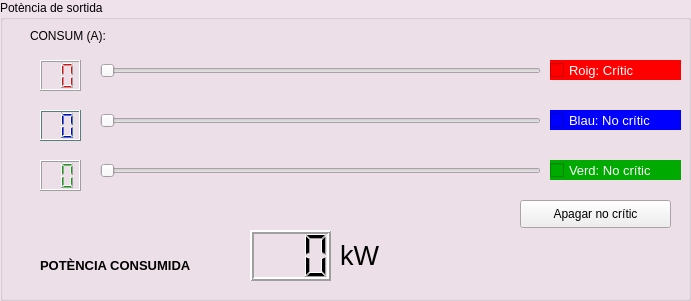
   <widget class="QGroupBox" name="groupBox_2">
    <property name="geometry">
     <rect>
      <x>400</x>
      <y>20</y>
      <width>691</width>
      <height>301</height>
     </rect>
    </property>
    <property name="palette">
     <palette>
      <active>
       <colorrole role="Base">
        <brush brushstyle="SolidPattern">
         <color alpha="255">
          <red>255</red>
          <green>255</green>
          <blue>255</blue>
         </color>
        </brush>
       </colorrole>
       <colorrole role="Window">
        <brush brushstyle="SolidPattern">
         <color alpha="255">
          <red>240</red>
          <green>226</green>
          <blue>235</blue>
         </color>
        </brush>
       </colorrole>
      </active>
      <inactive>
       <colorrole role="Base">
        <brush brushstyle="SolidPattern">
         <color alpha="255">
          <red>255</red>
          <green>255</green>
          <blue>255</blue>
         </color>
        </brush>
       </colorrole>
       <colorrole role="Window">
        <brush brushstyle="SolidPattern">
         <color alpha="255">
          <red>240</red>
          <green>226</green>
          <blue>235</blue>
         </color>
        </brush>
       </colorrole>
      </inactive>
      <disabled>
       <colorrole role="Base">
        <brush brushstyle="SolidPattern">
         <color alpha="255">
          <red>240</red>
          <green>226</green>
          <blue>235</blue>
         </color>
        </brush>
       </colorrole>
       <colorrole role="Window">
        <brush brushstyle="SolidPattern">
         <color alpha="255">
          <red>240</red>
          <green>226</green>
          <blue>235</blue>
         </color>
        </brush>
       </colorrole>
      </disabled>
     </palette>
    </property>
    <property name="title">
     <string>Potència de sortida</string>
    </property>
    <widget class="QLCDNumber" name="lcdNumber_10">
     <property name="geometry">
      <rect>
       <x>250</x>
       <y>230</y>
       <width>81</width>
       <height>51</height>
      </rect>
     </property>
     <property name="font">
      <font>
       <family>Arial</family>
       <pointsize>10</pointsize>
       <weight>75</weight>
       <bold>true</bold>
      </font>
     </property>
     <property name="lineWidth">
      <number>2</number>
     </property>
     <property name="digitCount">
      <number>3</number>
     </property>
    </widget>
    <widget class="QLabel" name="label_9">
     <property name="geometry">
      <rect>
       <x>40</x>
       <y>250</y>
       <width>191</width>
       <height>31</height>
      </rect>
     </property>
     <property name="font">
      <font>
       <family>Arial</family>
       <pointsize>10</pointsize>
       <weight>75</weight>
       <bold>true</bold>
      </font>
     </property>
     <property name="text">
      <string>POTÈNCIA CONSUMIDA</string>
     </property>
    </widget>
    <widget class="QLCDNumber" name="lcdNumber_3">
     <property name="geometry">
      <rect>
       <x>40</x>
       <y>160</y>
       <width>41</width>
       <height>31</height>
      </rect>
     </property>
     <property name="palette">
      <palette>
       <active>
        <colorrole role="WindowText">
         <brush brushstyle="SolidPattern">
          <color alpha="255">
           <red>0</red>
           <green>170</green>
           <blue>0</blue>
          </color>
         </brush>
        </colorrole>
       </active>
       <inactive>
        <colorrole role="WindowText">
         <brush brushstyle="SolidPattern">
          <color alpha="255">
           <red>0</red>
           <green>170</green>
           <blue>0</blue>
          </color>
         </brush>
        </colorrole>
       </inactive>
       <disabled>
        <colorrole role="WindowText">
         <brush brushstyle="SolidPattern">
          <color alpha="255">
           <red>120</red>
           <green>120</green>
           <blue>120</blue>
          </color>
         </brush>
        </colorrole>
       </disabled>
      </palette>
     </property>
     <property name="font">
      <font>
       <family>Arial</family>
       <pointsize>10</pointsize>
       <weight>75</weight>
       <bold>true</bold>
      </font>
     </property>
     <property name="digitCount">
      <number>2</number>
     </property>
    </widget>
    <widget class="QLCDNumber" name="lcdNumber_2">
     <property name="geometry">
      <rect>
       <x>40</x>
       <y>110</y>
       <width>41</width>
       <height>31</height>
      </rect>
     </property>
     <property name="palette">
      <palette>
       <active>
        <colorrole role="WindowText">
         <brush brushstyle="SolidPattern">
          <color alpha="255">
           <red>0</red>
           <green>0</green>
           <blue>255</blue>
          </color>
         </brush>
        </colorrole>
        <colorrole role="Button">
         <brush brushstyle="SolidPattern">
          <color alpha="255">
           <red>170</red>
           <green>255</green>
           <blue>255</blue>
          </color>
         </brush>
        </colorrole>
        <colorrole role="Light">
         <brush brushstyle="SolidPattern">
          <color alpha="255">
           <red>255</red>
           <green>255</green>
           <blue>255</blue>
          </color>
         </brush>
        </colorrole>
        <colorrole role="Midlight">
         <brush brushstyle="SolidPattern">
          <color alpha="255">
           <red>212</red>
           <green>255</green>
           <blue>255</blue>
          </color>
         </brush>
        </colorrole>
        <colorrole role="Dark">
         <brush brushstyle="SolidPattern">
          <color alpha="255">
           <red>85</red>
           <green>127</green>
           <blue>127</blue>
          </color>
         </brush>
        </colorrole>
        <colorrole role="Mid">
         <brush brushstyle="SolidPattern">
          <color alpha="255">
           <red>113</red>
           <green>170</green>
           <blue>170</blue>
          </color>
         </brush>
        </colorrole>
        <colorrole role="Text">
         <brush brushstyle="SolidPattern">
          <color alpha="255">
           <red>0</red>
           <green>0</green>
           <blue>0</blue>
          </color>
         </brush>
        </colorrole>
        <colorrole role="BrightText">
         <brush brushstyle="SolidPattern">
          <color alpha="255">
           <red>255</red>
           <green>255</green>
           <blue>255</blue>
          </color>
         </brush>
        </colorrole>
        <colorrole role="ButtonText">
         <brush brushstyle="SolidPattern">
          <color alpha="255">
           <red>0</red>
           <green>0</green>
           <blue>0</blue>
          </color>
         </brush>
        </colorrole>
        <colorrole role="Base">
         <brush brushstyle="SolidPattern">
          <color alpha="255">
           <red>255</red>
           <green>255</green>
           <blue>255</blue>
          </color>
         </brush>
        </colorrole>
        <colorrole role="Window">
         <brush brushstyle="SolidPattern">
          <color alpha="255">
           <red>170</red>
           <green>255</green>
           <blue>255</blue>
          </color>
         </brush>
        </colorrole>
        <colorrole role="Shadow">
         <brush brushstyle="SolidPattern">
          <color alpha="255">
           <red>0</red>
           <green>0</green>
           <blue>0</blue>
          </color>
         </brush>
        </colorrole>
        <colorrole role="Highlight">
         <brush brushstyle="SolidPattern">
          <color alpha="255">
           <red>255</red>
           <green>0</green>
           <blue>255</blue>
          </color>
         </brush>
        </colorrole>
        <colorrole role="AlternateBase">
         <brush brushstyle="SolidPattern">
          <color alpha="255">
           <red>212</red>
           <green>255</green>
           <blue>255</blue>
          </color>
         </brush>
        </colorrole>
        <colorrole role="ToolTipBase">
         <brush brushstyle="SolidPattern">
          <color alpha="255">
           <red>255</red>
           <green>255</green>
           <blue>220</blue>
          </color>
         </brush>
        </colorrole>
        <colorrole role="ToolTipText">
         <brush brushstyle="SolidPattern">
          <color alpha="255">
           <red>0</red>
           <green>0</green>
           <blue>0</blue>
          </color>
         </brush>
        </colorrole>
        <colorrole role="PlaceholderText">
         <brush brushstyle="SolidPattern">
          <color alpha="128">
           <red>0</red>
           <green>0</green>
           <blue>0</blue>
          </color>
         </brush>
        </colorrole>
       </active>
       <inactive>
        <colorrole role="WindowText">
         <brush brushstyle="SolidPattern">
          <color alpha="255">
           <red>0</red>
           <green>0</green>
           <blue>255</blue>
          </color>
         </brush>
        </colorrole>
        <colorrole role="Button">
         <brush brushstyle="SolidPattern">
          <color alpha="255">
           <red>170</red>
           <green>255</green>
           <blue>255</blue>
          </color>
         </brush>
        </colorrole>
        <colorrole role="Light">
         <brush brushstyle="SolidPattern">
          <color alpha="255">
           <red>255</red>
           <green>255</green>
           <blue>255</blue>
          </color>
         </brush>
        </colorrole>
        <colorrole role="Midlight">
         <brush brushstyle="SolidPattern">
          <color alpha="255">
           <red>212</red>
           <green>255</green>
           <blue>255</blue>
          </color>
         </brush>
        </colorrole>
        <colorrole role="Dark">
         <brush brushstyle="SolidPattern">
          <color alpha="255">
           <red>85</red>
           <green>127</green>
           <blue>127</blue>
          </color>
         </brush>
        </colorrole>
        <colorrole role="Mid">
         <brush brushstyle="SolidPattern">
          <color alpha="255">
           <red>113</red>
           <green>170</green>
           <blue>170</blue>
          </color>
         </brush>
        </colorrole>
        <colorrole role="Text">
         <brush brushstyle="SolidPattern">
          <color alpha="255">
           <red>0</red>
           <green>0</green>
           <blue>0</blue>
          </color>
         </brush>
        </colorrole>
        <colorrole role="BrightText">
         <brush brushstyle="SolidPattern">
          <color alpha="255">
           <red>255</red>
           <green>255</green>
           <blue>255</blue>
          </color>
         </brush>
        </colorrole>
        <colorrole role="ButtonText">
         <brush brushstyle="SolidPattern">
          <color alpha="255">
           <red>0</red>
           <green>0</green>
           <blue>0</blue>
          </color>
         </brush>
        </colorrole>
        <colorrole role="Base">
         <brush brushstyle="SolidPattern">
          <color alpha="255">
           <red>255</red>
           <green>255</green>
           <blue>255</blue>
          </color>
         </brush>
        </colorrole>
        <colorrole role="Window">
         <brush brushstyle="SolidPattern">
          <color alpha="255">
           <red>170</red>
           <green>255</green>
           <blue>255</blue>
          </color>
         </brush>
        </colorrole>
        <colorrole role="Shadow">
         <brush brushstyle="SolidPattern">
          <color alpha="255">
           <red>0</red>
           <green>0</green>
           <blue>0</blue>
          </color>
         </brush>
        </colorrole>
        <colorrole role="Highlight">
         <brush brushstyle="SolidPattern">
          <color alpha="255">
           <red>255</red>
           <green>0</green>
           <blue>255</blue>
          </color>
         </brush>
        </colorrole>
        <colorrole role="AlternateBase">
         <brush brushstyle="SolidPattern">
          <color alpha="255">
           <red>212</red>
           <green>255</green>
           <blue>255</blue>
          </color>
         </brush>
        </colorrole>
        <colorrole role="ToolTipBase">
         <brush brushstyle="SolidPattern">
          <color alpha="255">
           <red>255</red>
           <green>255</green>
           <blue>220</blue>
          </color>
         </brush>
        </colorrole>
        <colorrole role="ToolTipText">
         <brush brushstyle="SolidPattern">
          <color alpha="255">
           <red>0</red>
           <green>0</green>
           <blue>0</blue>
          </color>
         </brush>
        </colorrole>
        <colorrole role="PlaceholderText">
         <brush brushstyle="SolidPattern">
          <color alpha="128">
           <red>0</red>
           <green>0</green>
           <blue>0</blue>
          </color>
         </brush>
        </colorrole>
       </inactive>
       <disabled>
        <colorrole role="WindowText">
         <brush brushstyle="SolidPattern">
          <color alpha="255">
           <red>85</red>
           <green>127</green>
           <blue>127</blue>
          </color>
         </brush>
        </colorrole>
        <colorrole role="Button">
         <brush brushstyle="SolidPattern">
          <color alpha="255">
           <red>170</red>
           <green>255</green>
           <blue>255</blue>
          </color>
         </brush>
        </colorrole>
        <colorrole role="Light">
         <brush brushstyle="SolidPattern">
          <color alpha="255">
           <red>255</red>
           <green>255</green>
           <blue>255</blue>
          </color>
         </brush>
        </colorrole>
        <colorrole role="Midlight">
         <brush brushstyle="SolidPattern">
          <color alpha="255">
           <red>212</red>
           <green>255</green>
           <blue>255</blue>
          </color>
         </brush>
        </colorrole>
        <colorrole role="Dark">
         <brush brushstyle="SolidPattern">
          <color alpha="255">
           <red>85</red>
           <green>127</green>
           <blue>127</blue>
          </color>
         </brush>
        </colorrole>
        <colorrole role="Mid">
         <brush brushstyle="SolidPattern">
          <color alpha="255">
           <red>113</red>
           <green>170</green>
           <blue>170</blue>
          </color>
         </brush>
        </colorrole>
        <colorrole role="Text">
         <brush brushstyle="SolidPattern">
          <color alpha="255">
           <red>85</red>
           <green>127</green>
           <blue>127</blue>
          </color>
         </brush>
        </colorrole>
        <colorrole role="BrightText">
         <brush brushstyle="SolidPattern">
          <color alpha="255">
           <red>255</red>
           <green>255</green>
           <blue>255</blue>
          </color>
         </brush>
        </colorrole>
        <colorrole role="ButtonText">
         <brush brushstyle="SolidPattern">
          <color alpha="255">
           <red>85</red>
           <green>127</green>
           <blue>127</blue>
          </color>
         </brush>
        </colorrole>
        <colorrole role="Base">
         <brush brushstyle="SolidPattern">
          <color alpha="255">
           <red>170</red>
           <green>255</green>
           <blue>255</blue>
          </color>
         </brush>
        </colorrole>
        <colorrole role="Window">
         <brush brushstyle="SolidPattern">
          <color alpha="255">
           <red>170</red>
           <green>255</green>
           <blue>255</blue>
          </color>
         </brush>
        </colorrole>
        <colorrole role="Shadow">
         <brush brushstyle="SolidPattern">
          <color alpha="255">
           <red>0</red>
           <green>0</green>
           <blue>0</blue>
          </color>
         </brush>
        </colorrole>
        <colorrole role="Highlight">
         <brush brushstyle="SolidPattern">
          <color alpha="255">
           <red>0</red>
           <green>120</green>
           <blue>215</blue>
          </color>
         </brush>
        </colorrole>
        <colorrole role="AlternateBase">
         <brush brushstyle="SolidPattern">
          <color alpha="255">
           <red>170</red>
           <green>255</green>
           <blue>255</blue>
          </color>
         </brush>
        </colorrole>
        <colorrole role="ToolTipBase">
         <brush brushstyle="SolidPattern">
          <color alpha="255">
           <red>255</red>
           <green>255</green>
           <blue>220</blue>
          </color>
         </brush>
        </colorrole>
        <colorrole role="ToolTipText">
         <brush brushstyle="SolidPattern">
          <color alpha="255">
           <red>0</red>
           <green>0</green>
           <blue>0</blue>
          </color>
         </brush>
        </colorrole>
        <colorrole role="PlaceholderText">
         <brush brushstyle="SolidPattern">
          <color alpha="128">
           <red>0</red>
           <green>0</green>
           <blue>0</blue>
          </color>
         </brush>
        </colorrole>
       </disabled>
      </palette>
     </property>
     <property name="font">
      <font>
       <family>Arial</family>
       <pointsize>10</pointsize>
       <weight>75</weight>
       <bold>true</bold>
      </font>
     </property>
     <property name="styleSheet">
      <string notr="true"/>
     </property>
     <property name="digitCount">
      <number>2</number>
     </property>
    </widget>
    <widget class="QLCDNumber" name="lcdNumber_1">
     <property name="geometry">
      <rect>
       <x>40</x>
       <y>60</y>
       <width>41</width>
       <height>31</height>
      </rect>
     </property>
     <property name="palette">
      <palette>
       <active>
        <colorrole role="WindowText">
         <brush brushstyle="SolidPattern">
          <color alpha="255">
           <red>255</red>
           <green>0</green>
           <blue>0</blue>
          </color>
         </brush>
        </colorrole>
       </active>
       <inactive>
        <colorrole role="WindowText">
         <brush brushstyle="SolidPattern">
          <color alpha="255">
           <red>255</red>
           <green>0</green>
           <blue>0</blue>
          </color>
         </brush>
        </colorrole>
       </inactive>
       <disabled>
        <colorrole role="WindowText">
         <brush brushstyle="SolidPattern">
          <color alpha="255">
           <red>120</red>
           <green>120</green>
           <blue>120</blue>
          </color>
         </brush>
        </colorrole>
       </disabled>
      </palette>
     </property>
     <property name="font">
      <font>
       <family>Arial</family>
       <pointsize>10</pointsize>
       <weight>75</weight>
       <bold>true</bold>
      </font>
     </property>
     <property name="styleSheet">
      <string notr="true">&lt;property name=&quot;styleSheet&quot;&gt;
 &lt;string notr=&quot;true&quot;&gt;
  QLCDNumber {
   background-color: #2d2d2d;
   color: #00ff00;
   border: 1px solid black;
  }
 &lt;/string&gt;
&lt;/property&gt;</string>
     </property>
     <property name="digitCount">
      <number>2</number>
     </property>
    </widget>
    <widget class="QLabel" name="label_5">
     <property name="geometry">
      <rect>
       <x>30</x>
       <y>20</y>
       <width>141</width>
       <height>31</height>
      </rect>
     </property>
     <property name="text">
      <string>CONSUM (A):</string>
     </property>
    </widget>
    <widget class="QPushButton" name="pushButton">
     <property name="geometry">
      <rect>
       <x>520</x>
       <y>200</y>
       <width>151</width>
       <height>28</height>
      </rect>
     </property>
     <property name="text">
      <string>Apagar no crític</string>
     </property>
    </widget>
    <widget class="QCheckBox" name="checkBox">
     <property name="enabled">
      <bool>false</bool>
     </property>
     <property name="geometry">
      <rect>
       <x>550</x>
       <y>60</y>
       <width>131</width>
       <height>20</height>
      </rect>
     </property>
     <property name="font">
      <font>
       <family>Arial</family>
       <pointsize>10</pointsize>
      </font>
     </property>
     <property name="styleSheet">
      <string notr="true">color: rgb(255, 255, 255);
background-color: rgb(255, 0, 0);
</string>
     </property>
     <property name="text">
      <string>Roig: Crític</string>
     </property>
    </widget>
    <widget class="QCheckBox" name="checkBox_2">
     <property name="enabled">
      <bool>false</bool>
     </property>
     <property name="geometry">
      <rect>
       <x>550</x>
       <y>160</y>
       <width>131</width>
       <height>20</height>
      </rect>
     </property>
     <property name="font">
      <font>
       <family>Arial</family>
       <pointsize>10</pointsize>
      </font>
     </property>
     <property name="styleSheet">
      <string notr="true">background-color: rgb(0, 170, 0);
color: rgb(255, 255, 255)</string>
     </property>
     <property name="text">
      <string>Verd: No crític</string>
     </property>
    </widget>
    <widget class="QCheckBox" name="checkBox_3">
     <property name="enabled">
      <bool>false</bool>
     </property>
     <property name="geometry">
      <rect>
       <x>550</x>
       <y>110</y>
       <width>131</width>
       <height>20</height>
      </rect>
     </property>
     <property name="font">
      <font>
       <family>Arial</family>
       <pointsize>10</pointsize>
      </font>
     </property>
     <property name="styleSheet">
      <string notr="true">background-color: rgb(0, 0, 255);
color: rgb(255, 255, 255)</string>
     </property>
     <property name="text">
      <string>Blau: No crític</string>
     </property>
    </widget>
    <widget class="QLabel" name="label_12">
     <property name="geometry">
      <rect>
       <x>340</x>
       <y>230</y>
       <width>121</width>
       <height>51</height>
      </rect>
     </property>
     <property name="font">
      <font>
       <family>Arial</family>
       <pointsize>20</pointsize>
       <weight>50</weight>
       <bold>false</bold>
      </font>
     </property>
     <property name="contextMenuPolicy">
      <enum>Qt::NoContextMenu</enum>
     </property>
     <property name="text">
      <string>kW</string>
     </property>
    </widget>
    <widget class="QSlider" name="horizontalSlider_1">
     <property name="geometry">
      <rect>
       <x>100</x>
       <y>60</y>
       <width>441</width>
       <height>22</height>
      </rect>
     </property>
     <property name="orientation">
      <enum>Qt::Horizontal</enum>
     </property>
    </widget>
    <widget class="QSlider" name="horizontalSlider_2">
     <property name="geometry">
      <rect>
       <x>100</x>
       <y>110</y>
       <width>441</width>
       <height>22</height>
      </rect>
     </property>
     <property name="orientation">
      <enum>Qt::Horizontal</enum>
     </property>
    </widget>
    <widget class="QSlider" name="horizontalSlider_3">
     <property name="geometry">
      <rect>
       <x>100</x>
       <y>160</y>
       <width>441</width>
       <height>22</height>
      </rect>
     </property>
     <property name="orientation">
      <enum>Qt::Horizontal</enum>
     </property>
    </widget>
   </widget>
